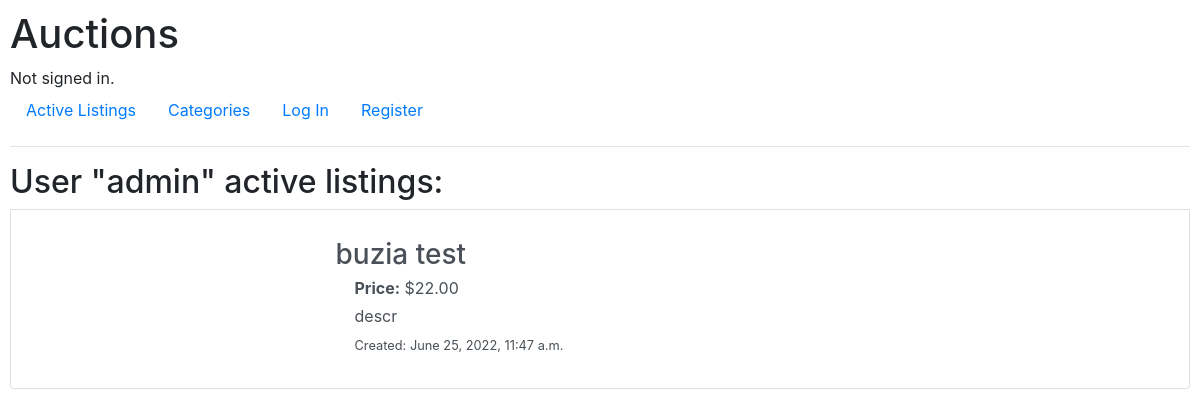
Page /user/admin on the earlier database version.
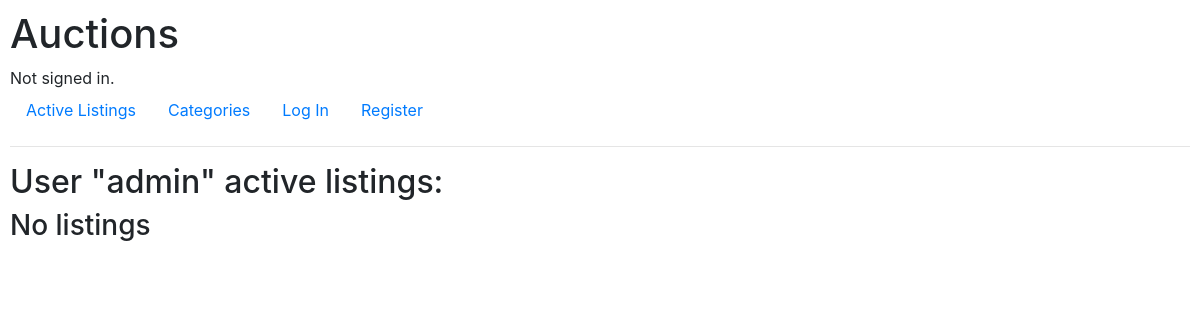
Same page on the later database version.
### auctions/models.py (models this page shows, shortened)
class Listing(models.Model):
    id = models.UUIDField(primary_key=True, default=uuid.uuid4, editable=False)
    title = models.CharField(max_length=25)
    image_url = models.URLField(blank=True, max_length=256)
    description = models.TextField()
    user = models.ForeignKey('User', on_delete=models.CASCADE, related_name='userListings')
    current_bid = models.DecimalField(max_digits=8, decimal_places=2)
    category = models.ForeignKey('Category', on_delete=models.SET('Other'), related_name='categoryListings')
    winner = models.ForeignKey('User', on_delete=models.SET(None), null=True, blank=True)
    datetime = models.DateTimeField(auto_now_add=True)
    isActive = models.BooleanField(default=True)

### auctions/views.py (the view)
# urls.py: path("user/<str:username>", views.user, name="user"),
@require_http_methods(["GET"])
def user(request, username):
    return render(request, "auctions/user.html", {
        'Listings' : Listing.objects.filter(user = User.objects.get(username = username), isActive=True),
        'username' : User.objects.get(username = username)
    })

### auctions/templates/auctions/user.html (shortened to what this page needs)
{% extends "auctions/layout.html" %}
{% block body %}
    <h2>User "{{username}}" active listings:</h2>
    {%if Listings %}
                {%for listing in Listings%}
                    <a href={%url 'listing' listing.id%} class="list-group-item list-group-item-action">
                        <div class="d-flex flex-row align-items-center  m-2">
                            <div class="p-2 w-25">
                            </div>
                            <div class="p-2 ml-2">
                                <h3 class="mb-1">{{listing.title}}</h3>
                                <div class="row align-items-start m-1">
                                    <div class="col">
                                        <span class="font-weight-bold">Price:</span> ${{listing.current_bid}}
                                    </div>
                                </div>
                                <div class="row align-items-start m-1">
                                    <div class="col">
                                       {{listing.description}}
                                    </div>
                                </div>
                                <div class="row align-items-start m-1">
                                    <div class="col font-weight-lighter">
                                        <small>Created: {{listing.datetime}}</small>
                                    </div>
                                </div>
                            </div>
                        </div>
                    </a>
                {% endfor %}
    {%else%}
        <h3>No listings</h3>
    {%endif%}
{% endblock %}

Differences in the rows shown:
no longer on this page (row edited): Listing: title "buzia test", current_bid "22.00", description "descr", datetime "June 25, 2022, 11:47 a.m."
Other differences:
text now shown: "No listings"
